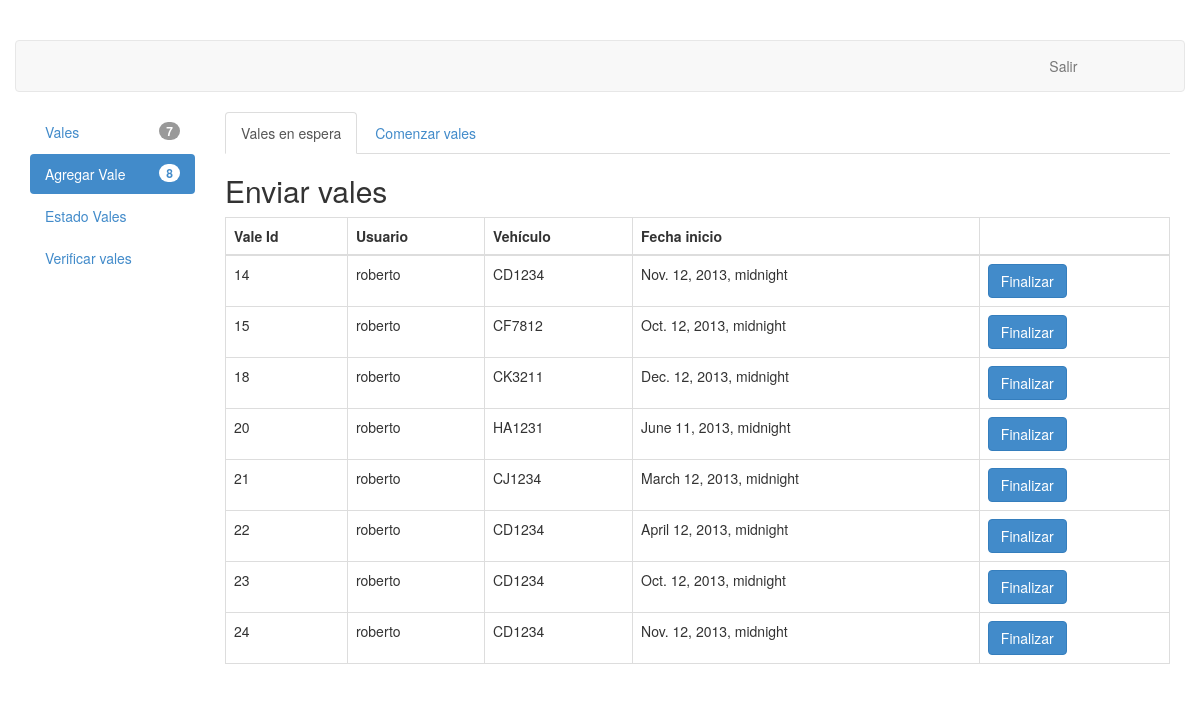
The app's page /vales/agregar/ (signed in) with its own data.
### vales/models.py (models this page shows)
class Vale(models.Model):
	usuario = models.ForeignKey(User)
	vehiculo = models.CharField(max_length=6)
	fecha_inicio = models.DateTimeField()
	fecha_termino = models.DateTimeField()
	costo = models.PositiveIntegerField()
	distancia = models.PositiveIntegerField()
	en_espera = models.BooleanField()
	ESTADO = (
			('A','Aceptada'),
			('R','Rechazada'),
			('S','Sin observacion'),
		)
	estado = models.CharField(max_length=1,choices=ESTADO)
	class Meta:
		permissions = (
			("view_vale", "Can see available vales"),
			("accept_vale", "Can change status of vales"),
			("modify_vale", "Can modify the status of vales"),
			("close_vale", "Can remove a vale by setting its status as closed"),
		)

### vales/views.py (the view, shortened to what this page needs)
@user_passes_test(user_agregar, login_url='/vales/')
def agregar(request):
	vales = Vale.objects.all()
	vales_aceptados = vales.filter(estado="A",en_espera=False).count()
	vales_rechazados = vales.filter(estado="R",en_espera=False).count()
	vales_sin_observar = vales.filter(estado="S",en_espera=False).count()
	vales_en_espera = vales.filter(en_espera=True).count()
	context = { "vales" : vales ,
				"vales_aceptados" : vales_aceptados,
				"vales_rechazados" : vales_rechazados,
				"vales_sin_observar" : vales_sin_observar,
				"vales_en_espera" : vales_en_espera,
				}
	return render(request, "agregar.html" , context)

### vales/views.py (called while the page is built)
def user_agregar(user):
	return user.has_perm("vales.add_vale") and user.is_authenticated()

### vales/templates/agregar.html (shortened to what this page needs)
{% extends "base_layout.html" %}
{% block contentbody %}
{% if perms.vales.add_vale %}
<ul class="nav nav-tabs">
	<li class="active"><a href="#enviar_vale" data-toggle="tab">Vales en espera</a></li>
 	<li  ><a href="#comenzar_vale" data-toggle="tab">Comenzar vales</a></li>
</ul>
<div class="tab-content">
	<div class="tab-pane active" id="enviar_vale">
		<h2> Enviar vales </h2>
		<table class="table table-bordered">
			<thead>
				<tr>
				<th>Vale Id</th>
				<th>Usuario</th>
				<th>Vehículo</th>
				<th>Fecha inicio</th>
				<th></th>
				</tr>
			</thead>
			<tbody>
				{% for vale in vales %}
					{% if vale.en_espera %}
					<tr id="fila{{ vale.id }}">
						<td> {{vale.id  }} </td>
						<td> {{vale.usuario  }} </td>
						<td> {{vale.vehiculo }} </td>
						<td> {{vale.fecha_inicio }} </td>
						<td> <button class="btn btn-primary" id="finalizar-btn{{ vale.id }}" value="{{ vale.id }}" data-toggle="modal" data-target="#mymodal" >Finalizar</button>
						</td>
					</tr>
					{% endif %}
				{% endfor %}
			</tbody>
		</table>
	</div>
</div>
{% endif %}
{% endblock contentbody %}

### vales/static/css/style.css (style rules this page uses)
body { padding-top: 40px; padding-bottom: 40px; }

### records on screen
Vale: id "14", usuario "roberto", vehiculo "CD1234", fecha_inicio "Nov. 12, 2013, midnight"
Vale: id "15", usuario "roberto", vehiculo "CF7812", fecha_inicio "Oct. 12, 2013, midnight"
Vale: id "18", usuario "roberto", vehiculo "CK3211", fecha_inicio "Dec. 12, 2013, midnight"
Vale: id "20", usuario "roberto", vehiculo "HA1231", fecha_inicio "June 11, 2013, midnight"
Vale: id "21", usuario "roberto", vehiculo "CJ1234", fecha_inicio "March 12, 2013, midnight"
Vale: id "22", usuario "roberto", vehiculo "CD1234", fecha_inicio "April 12, 2013, midnight"
Vale: id "23", usuario "roberto", vehiculo "CD1234", fecha_inicio "Oct. 12, 2013, midnight"
Vale: id "24", usuario "roberto", vehiculo "CD1234", fecha_inicio "Nov. 12, 2013, midnight"

### other values on screen
{{ vales_sin_observar }} "7"
{{ vales_en_espera }} "8"
